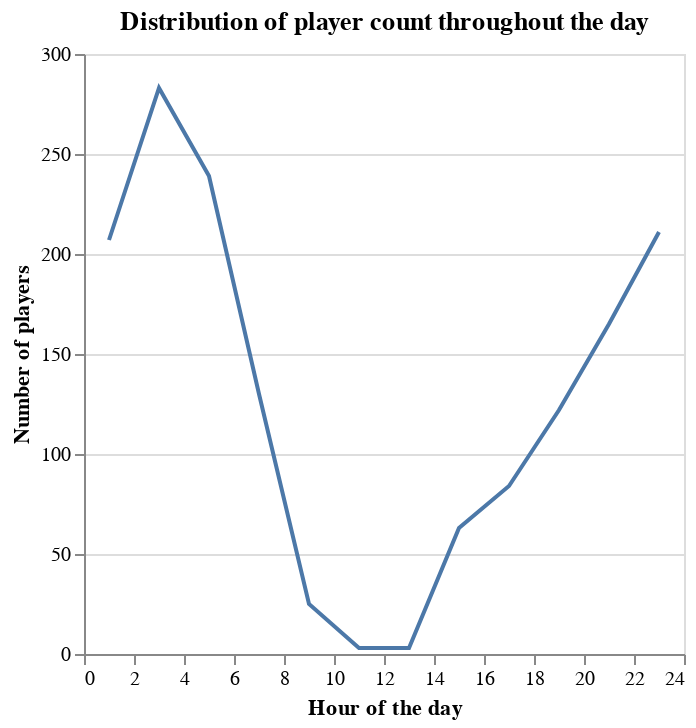

Here is the notebook cell this chart was saved with:
### Code cell
hours_line = alt.Chart(sessions_data).mark_line().encode(
    x=alt.X('start_hour').title('Hour of the day').bin(maxbins=20),
    y=alt.Y('count()').title('Number of players')
).properties(title='Distribution of player count throughout the day')
hours_line

### Figure 1 — Vega specification as saved in the notebook (floating-point values rounded to 4 significant figures)
{"$schema": "https://vega.github.io/schema/vega/v5.json", "data": [{"name": "source_0", "values": [{"__count": 122, "bin_maxbins_20_start_hour": 18.0, "bin_maxbins_20_start_hour_end": 20.0}, {"__count": 211, "bin_maxbins_20_start_hour": 22.0, "bin_maxbins_20_start_hour_end": 24.0}, {"__count": 84, "bin_maxbins_20_start_hour": 16.0, "bin_maxbins_20_start_hour_end": 18.0}, {"__count": 283, "bin_maxbins_20_start_hour": 2.0, "bin_maxbins_20_start_hour_end": 4.0}, {"__count": 63, "bin_maxbins_20_start_hour": 14.0, "bin_maxbins_20_start_hour_end": 16.0}, {"__count": 130, "bin_maxbins_20_start_hour": 6.0, "bin_maxbins_20_start_hour_end": 8.0}, {"__count": 239, "bin_maxbins_20_start_hour": 4.0, "bin_maxbins_20_start_hour_end": 6.0}, {"__count": 207, "bin_maxbins_20_start_hour": 0.0, "bin_maxbins_20_start_hour_end": 2.0}, {"__count": 165, "bin_maxbins_20_start_hour": 20.0, "bin_maxbins_20_start_hour_end": 22.0}, {"__count": 25, "bin_maxbins_20_start_hour": 8.0, "bin_maxbins_20_start_hour_end": 10.0}, {"__count": 3, "bin_maxbins_20_start_hour": 10.0, "bin_maxbins_20_start_hour_end": 12.0}, {"__count": 3, "bin_maxbins_20_start_hour": 12.0, "bin_maxbins_20_start_hour_end": 14.0}]}, {"name": "source_0_y_domain___count", "values": [{"min": 3, "max": 283}]}], "signals": [{"name": "bin_maxbins_20_start_hour_bins", "value": {"fields": ["start_hour"], "fname": "bin_start_hour", "start": 0.0, "step": 2.0, "stop": 24.0}}], "marks": [{"type": "line", "name": "marks", "from": {"data": "source_0"}, "sort": {"field": "x"}, "encode": {"update": {"stroke": {"value": "#4c78a8"}, "y": {"field": "__count", "scale": "y"}, "defined": {"signal": "isValid(datum[\"bin_maxbins_20_start_hour\"]) && isFinite(+datum[\"bin_maxbins_20_start_hour\"])"}, "x": {"signal": "scale(\"x\", 0.5 * datum[\"bin_maxbins_20_start_hour\"] + 0.5 * datum[\"bin_maxbins_20_start_hour_end\"])"}}}, "style": ["line"]}], "scales": [{"name": "x", "type": "linear", "domain": {"signal": "[bin_maxbins_20_start_hour_bins.start, bin_maxbins_20_start_hour_bins.stop]"}, "range": [0, {"signal": "width"}], "bins": {"signal": "bin_maxbins_20_start_hour_bins"}, "zero": false}, {"name": "y", "type": "linear", "domain": [{"signal": "(data(\"source_0_y_domain___count\")[0] || {}).min"}, {"signal": "(data(\"source_0_y_domain___count\")[0] || {}).max"}], "range": [{"signal": "height"}, 0], "nice": true, "zero": true}], "axes": [{"scale": "y", "maxExtent": 0, "ticks": false, "minExtent": 0, "domain": false, "zindex": 0, "gridScale": "x", "orient": "left", "grid": true, "tickCount": {"signal": "ceil(height/40)"}, "aria": false, "labels": false}, {"scale": "x", "tickCount": {"signal": "ceil(width/10)"}, "title": "Hour of the day", "orient": "bottom", "zindex": 0, "labelFlush": true, "grid": false, "labelOverlap": true}, {"scale": "y", "orient": "left", "labelOverlap": true, "zindex": 0, "grid": false, "tickCount": {"signal": "ceil(height/40)"}, "title": "Number of players"}], "title": {"text": "Distribution of player count throughout the day", "frame": "group"}, "height": 300, "background": "white", "width": 300, "style": "cell", "padding": 5}
